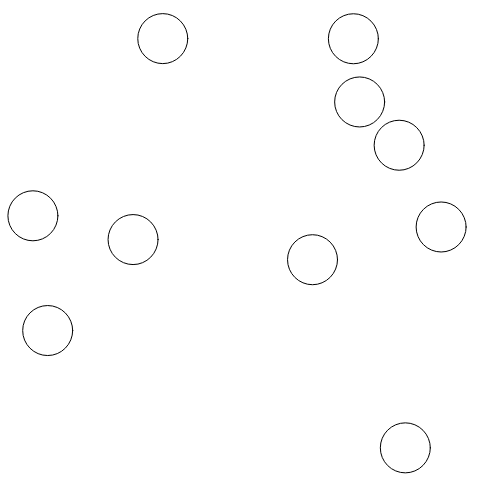
Frame 1 (no input)
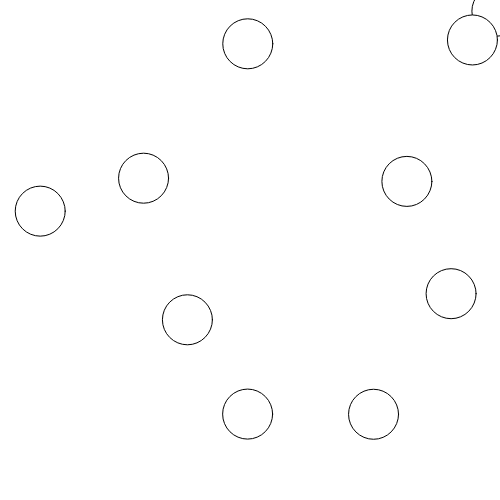
Frame 60 (no input)
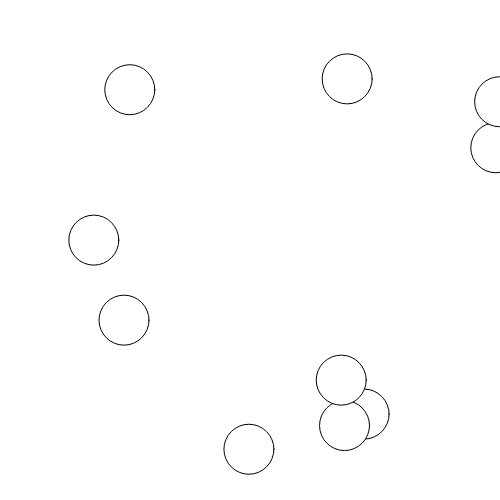
Frame 120 (the mouse pressed at the canvas centre since frame 60)

The p5.js sketch that drew these frames (run headless with seeded random() and noise() and a simulated clock; from frame 60 on, the mouse is pressed at the canvas centre):

// p5.js sketch
// ── sketch.js
var bubbles = [];
var p;
var theText;

function setup() {
  createCanvas(500,500);
  for (var i = 0; i < 10; i++) {
    bubbles[i] = new Bubble();
  }
  p = createP('hey');
}

function draw() {
  clear();
  theText = "";
  for (var i = 0; i < 10; i++) {
    bubbles[i].update();
    bubbles[i].display();
    for (var j = i+1; j < 10; j++) {
      if (bubbles[i].intersects(bubbles[j])) {
        theText += bubbles[i].text;
        theText += bubbles[j].text;
      }
    }
  }
  p.html(theText);
}

function Bubble() {
  this.x = random(0, width);
  this.y = random(0, height);
  this.vx = random(-5,5);
  this.vy = random(-5,5);
  this.text = 'collision! ';
  
  this.display = function() {
    ellipse(this.x, this.y, 50, 50);
  };
  
  this.update = function() {
    if (this.x >= width || this.x <= 0) {
      this.vx = -this.vx;
    }
    if (this.y >= width || this.y <= 0) {
      this.vy = -this.vy;
    }
    this.x += this.vx;
    this.y += this.vy;
  };
  
  this.intersects = function(other) {
    var d = dist(this.x, this.y, other.x, other.y);
    if (d < 50) {
      return true;
    } else {
      return false;
    }
  }
  
}
